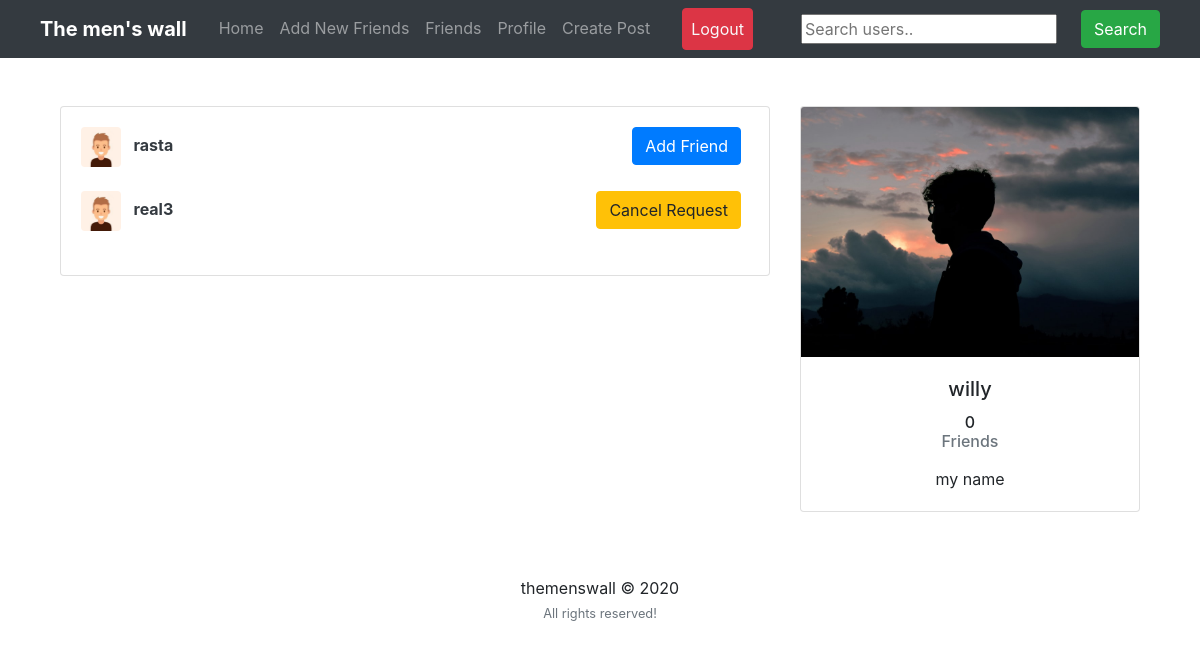
/users/ (signed in), run on the app's committed database.
### users/models.py (models this page shows)
class Profile(models.Model):
	user = models.OneToOneField(User, on_delete=models.CASCADE)
	image = models.ImageField(default='default.png', upload_to='profile_pics')
	slug = AutoSlugField(populate_from='user')
	bio = models.CharField(max_length=255, blank=True)
	friends = models.ManyToManyField("Profile", blank=True)
	def __str__(self):
		return str(self.user.username)
	def get_absolute_url(self):
		return "/users/{}".format(self.slug)

### users/views.py (the view)
# urls.py: path('users/', user_views.users_list, name='users_list'),
@login_required
def users_list(request):
    users = Profile.objects.exclude(user=request.user)
    sent_friend_requests = FriendRequest.objects.filter(from_user=request.user)
    my_friends = request.user.profile.friends.all()
    sent_to = []
    friends = []
    for user in my_friends:
        friend = user.friends.all()
        for f in friend:
            if f in friends:
                friend = friend.exclude(user=f.user)
        friends += friend
    for i in my_friends:
        if i in friends:
            friends.remove(i)
    if request.user.profile in friends:
        friends.remove(request.user.profile)
    random_list = random.sample(list(users), min(len(list(users)), 10))
    for r in random_list:
        if r in friends:
            random_list.remove(r)
    friends += random_list
    for i in my_friends:
        if i in friends:
            friends.remove(i)
    for se in sent_friend_requests:
        sent_to.append(se.to_user)
    context = {
        'users': friends,
        'sent': sent_to
    }
    return render(request, "users/users_list.html", context)

### users/templates/users/users_list.html (shortened to what this page needs)
{% extends "feed/layout.html" %} {% load static %}{% block searchform %}
<form
  class="form-inline my-2 my-lg-0 ml-5"
  action="{% url 'search_users' %}"
  method="get"
>
  <input name="q" type="text" placeholder="Search users.." />
  <button class="btn btn-success my-2 my-sm-0 ml-4" type="submit">
    Search
  </button>
</form>
{% endblock searchform %} {% block content %}
<div class="container">
  <div class="row">
    <div class="col-md-8">
      {% if users %}
      <div class="card card-signin my-5">
        <div class="card-body">
          {% for user_p in users %}
          <a href="{{ user_p.get_absolute_url }}"
            ><img
              src="{{ user_p.image.url }}"
              class="rounded mr-2"
              width="40"
              height="40"
              alt=""
          /></a>
          <a class="text-dark" href="{{ user_p.get_absolute_url }}"
            ><b>{{ user_p }}</b></a
          >
          {% if not user_p.user in sent %}
          <small class="float-right">
            <a
              class="btn btn-primary mr-2"
              href="{% url 'send_friend_request' user_p.id %}"
              >Add Friend</a
            >
          </small>
          {% else %}
          <small class="float-right">
            <a
              class="btn btn-warning mr-2"
              href="{% url 'cancel_friend_request' user_p.id %}"
              >Cancel Request</a
            >
          </small>
          {% endif %}
          <br /><br />
          {% endfor %}
        </div>
      </div>
      {% else %}
      <h5><i>No new people to add now! Please come back later!</i></h5>
      {% endif %}
    </div>
    <div class="col-md-4">
      <div class="card card-signin my-5">
        <a href="{{ request.user.profile.get_absolute_url }}"
          ><img
            class="card-img-top"
            src="{{ request.user.profile.image.url }}"
            alt=""
        /></a>
        <div class="card-body">
          <h5 class="card-title text-center">{{ request.user }}</h5>
          <h6 class="text-center">
            {{ request.user.profile.friends.count }}
            <p class="text-muted">Friends</p>
          </h6>
          <p class="card-text text-center">{{ request.user.profile.bio }}</p>
        </div>
      </div>
    </div>
  </div>
  {% endblock content %}

### data on the page
Profile: image (placeholder picture), user.username "rasta", shows "Add Friend"
Profile: image (placeholder picture), user.username "real3", shows "Cancel Request"

### other printed values
{{ request.user }} "willy"
{{ request.user.profile.friends.count }} "0"
{{ request.user.profile.bio }} "my name"
